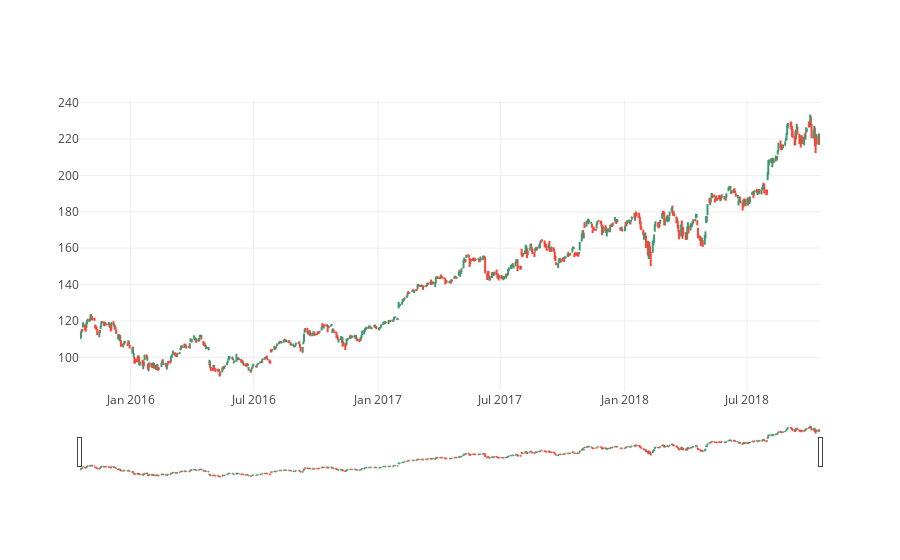

Notebook source saved alongside this figure:
### Code cell
#绘制OHLC图（美国线）
import plotly
import plotly.graph_objs as go

trace = go.Ohlc(
    x = appl_df.index,
    open = appl_df.open,
    high = appl_df.high,
    low = appl_df.low,
    close = appl_df.close,
)

plotly.offline.iplot([trace])
#数据太多，看不清楚，可以用下面的方式
#plotly.offline.plot([trace], filename='./appl_ohlc.html')

### Figure 1 — Plotly figure (JSON) as saved in the notebook; plotly's stock layout.template omitted (floating-point values rounded to 4 significant figures; data arrays with more than 128 entries replaced by an {"elided": "..."} marker saying what was removed)
{"data": [{"close": {"elided": "756 float values"}, "high": {"elided": "756 float values"}, "low": {"elided": "756 float values"}, "open": {"elided": "756 float values"}, "type": "ohlc", "uid": "d351e718-e614-11e8-b21b-920014f8e201", "x": {"elided": "756 str values"}}], "layout": {}}
